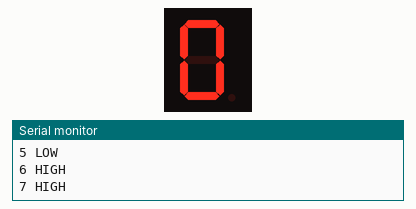
The sketch below on a simulated Arduino Uno, built with avr-gcc and run on an emulated ATmega328P. Shown: 1-digit seven-segment display, the last lines printed to the serial monitor. Wiring (inferred from the names in the program): 1-digit 7-segment display, segments lit when LOW: segments pin 8, pin 7, pin 5, pin 3, pin 2, pin 10, pin 11, pin 6. The segment pins are drawn as the display they are named for.

Above: at 0.1 s.
At 5.1 s:
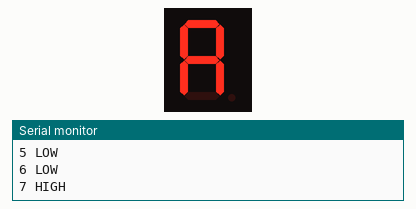
At 6.1 s:
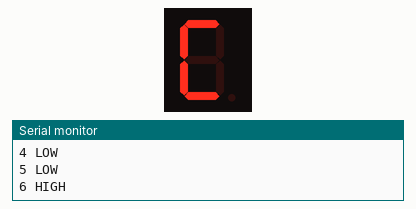
At 6.6 s:
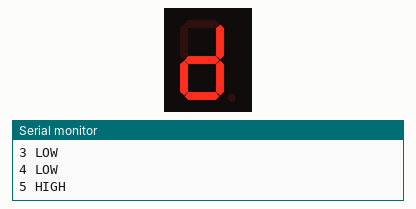
At 7.1 s:
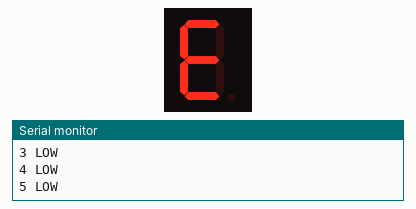
At 7.6 s:
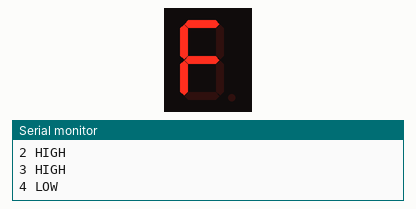

The sketch:

sevensegsimple.ino
```cpp
int cathodePins[] = {
  8, // a
  7, // b
  5, // c
  3, // d
  2, // e
  10, // f
  11, // g
  6  // dp
};

int chars[16] = {
   B11111100,  // 0
   B01100000,  // 1
   B11011010,  // 2
   B11110010,  // 3
   B01100110,  // 4
   B10110110,  // 5
   B10111110,  // 6
   B11100000,  // 7
   B11111110,  // 8
   B11100110,  // 9
   B11101110,  // A
   B00111110,  // b
   B10011100,  // C
   B01111010,  // d
   B10011110,  // E
   B10001110,  // F
};

void setup() {
  for (int i = 0; i < sizeof(cathodePins)/sizeof(int); i++) {
     pinMode(cathodePins[i], OUTPUT);
  }
  Serial.begin(9600);
}

void loop() {
  for (int i = 0; i < sizeof(chars)/sizeof(int); i++) {
    Serial.println("----");
    Serial.println(i);
    int segs = chars[i];
    for (int j = 7; j >= 0; j--) {
      int which = (bitRead(segs, j)) ? LOW : HIGH;
      digitalWrite(cathodePins[7 - j], which);
      Serial.print(7 - j);
      Serial.println(which ? " HIGH" : " LOW");
    }
    delay(500);
  }
  return;
  for (int i = 0; i < sizeof(cathodePins)/sizeof(int); i++) {
    Serial.println("----");
    for (int j = 0; j < sizeof(cathodePins)/sizeof(int); j++) {
      int which = i == j ? LOW : HIGH;
      digitalWrite(cathodePins[j], which);
      Serial.print(i);
      Serial.print(", ");
      Serial.print(j);
      Serial.println(which ? " HIGH" : " LOW");
    }
    delay(500);
  }
}
```

Measured:
- by itself, everything shown: repeats every 8.1 s, in 16 steps
- what the display in image 1 shows lasts 0.5 s, from 5.0 s to 5.5 s
